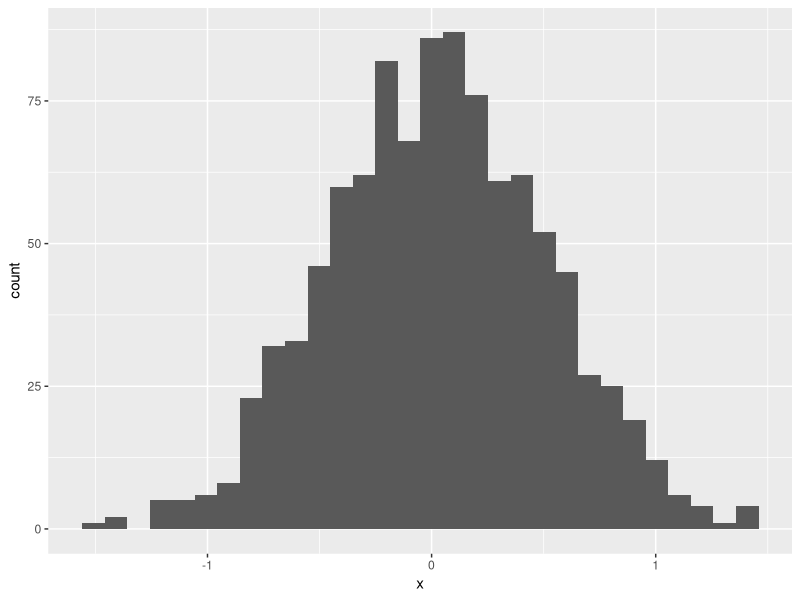
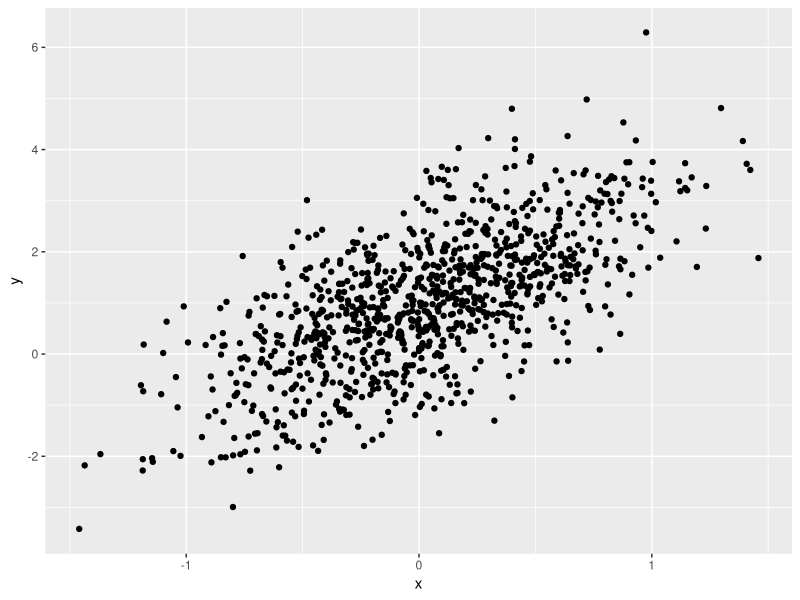
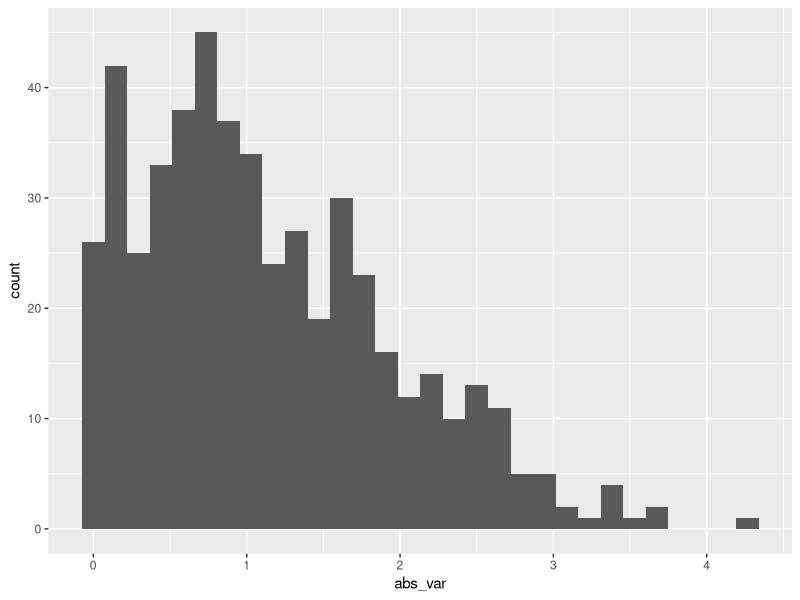
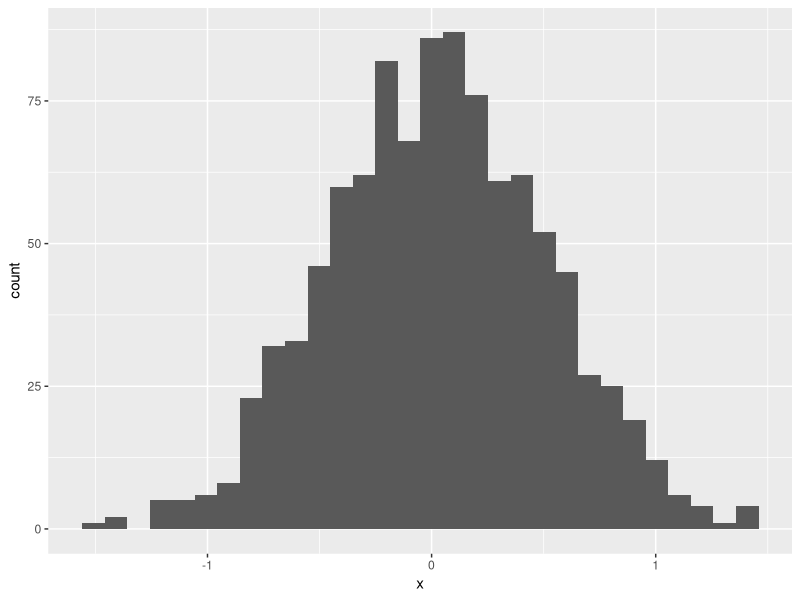

Here is the R script that generated these plots, in order:
## ---- chunk 1
library(tidyverse)
## ---- chunk 2
samp = rnorm(100)
length(samp)
## ---- chunk 3
plot_df=
  tibble(
    x=rnorm(1000, sd=0.5),
    y=1+2*x+rnorm(1000)
  )
head(plot_df)
## ---- chunk 4
ggplot(plot_df, aes(x=x))+geom_histogram()
ggplot(plot_df, aes(x=x,y=y))+geom_point()
## ---- chunk 5
# click setting on the right, 
set.seed(0)

la_df= tibble(
  num_var= rnorm(500, mean=1),
  log_var= num_var > 0, # either T or F
  abs_var= abs(num_var) #abs() absolute value
)
ggplot(la_df, aes(x = abs_var))+geom_histogram()
## ---- chunk 6
ggplot(plot_df, aes(x=x)) + geom_histogram()
